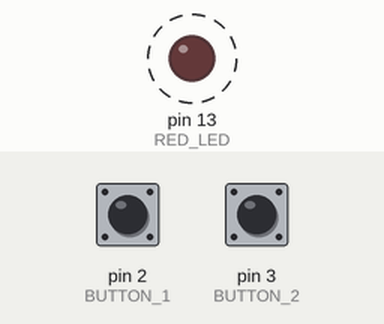
Simulated run of this sketch. Board: Arduino Uno, built with avr-gcc and run on an emulated ATmega328P. Shown: output pins drawn as LEDs (lit = HIGH). Dashed ring = blinking. The inputs (shaded band) are chosen by the test bench; at power-on: pin 2 (BUTTON_1) HIGH, pin 3 (BUTTON_2) HIGH.

Above: at 4.8 s.
4.9 s: pin 2 (BUTTON_1) pulled LOW for 2.35 s
8.7 s: pin 3 (BUTTON_2) pulled LOW for 2.35 s
At 10.0 s:
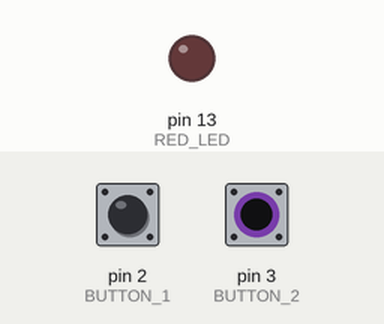
At 11.6 s:
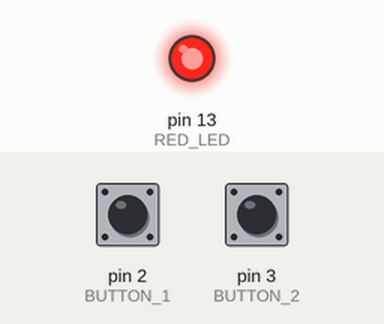
Timing chart, 0 to 18.5 s (numbered marks = the images above; inputs shaded):
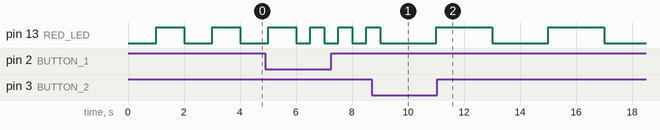

Measured:
- after the input at 8.7 s, pin 13 (RED_LED): alternates HIGH for 2.0 s and LOW for 2.0 s, starting after 2.3 s
- by itself, pin 13 (RED_LED): alternates HIGH for 1.0 s and LOW for 1.0 s

The sketch:

Week1.1_BlinkFastSlow.ino
```cpp
// Battlebot BB008
// Team IT-1D
// Michael O. Boeteng Student ID.5598168
// Jenjira Huaisai Student ID.5681502
// ======================================
// Assignment Week 3.1 Blink (Fast/Slow)
// ======================================
// Blink once a second,
// Press one button and then blink twice a second,
// Press an other button and blink once every 2 seconds
// ======================================

// LED
#define RED_LED LED_BUILTIN

// BUTTON PINS
#define BUTTON_1 2
#define BUTTON_2 3

int blinkDelay = 1000;

// SET UP
void setup()
{
    pinMode(RED_LED, OUTPUT);
    pinMode(BUTTON_1, INPUT);
    pinMode(BUTTON_2, INPUT);
}

// LOOP
void loop()
{
    if (digitalRead(BUTTON_1) == LOW)
    {
        blinkDelay = 500;
    }

    if (digitalRead(BUTTON_2) == LOW)
    {
        blinkDelay = 2000;
    }

    digitalWrite(RED_LED, LOW);
    delay(blinkDelay);

    digitalWrite(RED_LED, HIGH);
    delay(blinkDelay);
}
```
